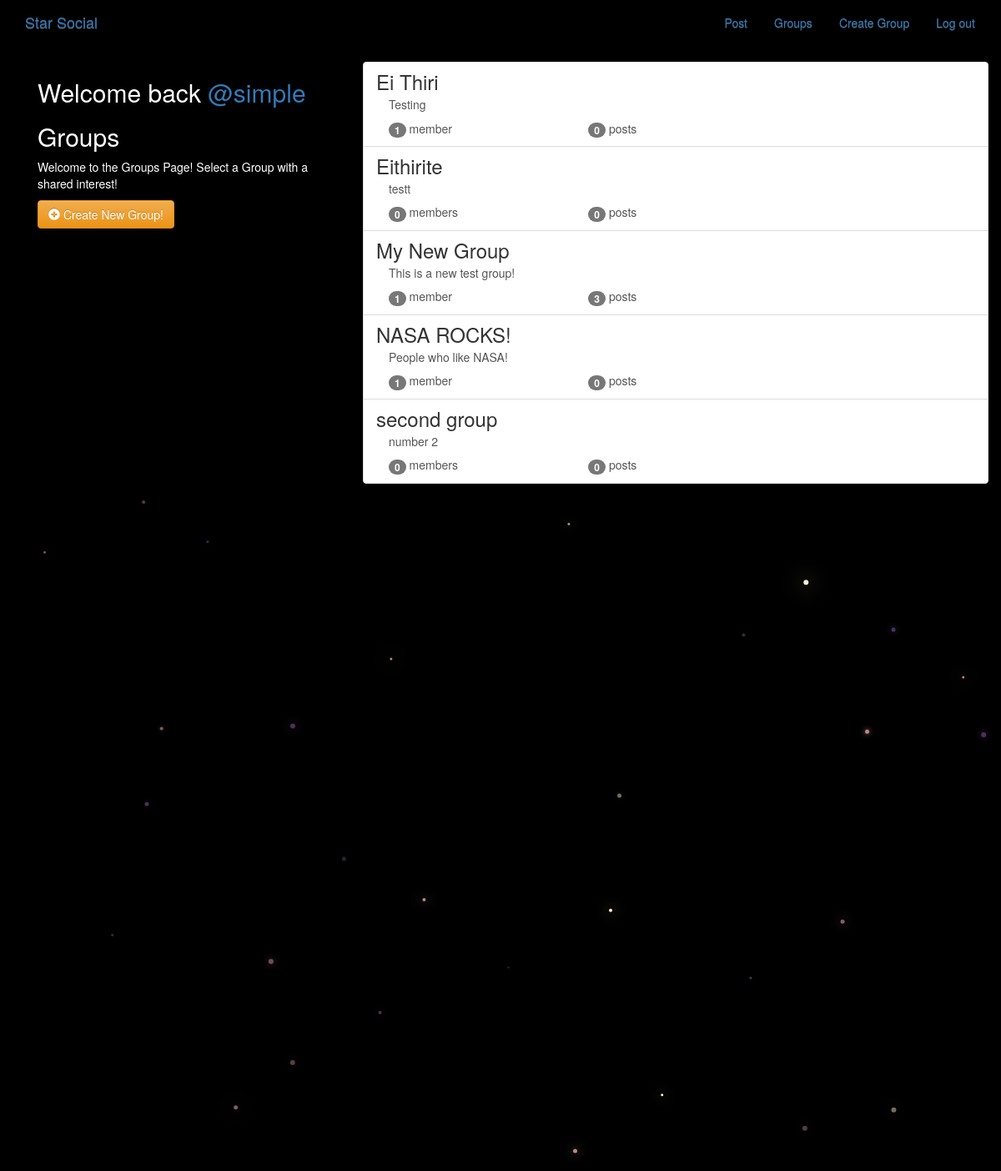
Screenshot of /groups/ (signed in) with the database file from the repository.
### groups/models.py (models this page shows, shortened)
class Group(models.Model):
    name = models.CharField(max_length=255, unique=True)
    slug = models.SlugField(allow_unicode=True, unique=True)
    description = models.TextField(blank=True, default='')
    description_html = models.TextField(editable=False, default='', blank=True)
    members = models.ManyToManyField(User,through="GroupMember")
    class Meta:
        ordering = ["name"]

### groups/views.py (the view)
# urls.py: path('', views.ListGroups.as_view(), name='all'),
class ListGroups(generic.ListView):
    model = Group

### groups/templates/groups/group_list.html
{% extends "groups/group_base.html" %}
{% block pregroup %}
<div class="col-md-4">
	<div class="content">
		{% if user.is_authenticated %}
		<h2>
			Welcome back
			<a href="{% url 'posts:for_user' username=user.username %}">@{{user.username }}</a>
		</h2>
    {% endif %}
			<h2>Groups</h2>
			<p>Welcome to the Groups Page! Select a Group with a shared interest!</p>
	</div>
	{% if user.is_authenticated %}
	<a href="{% url 'groups:create' %}" class="btn btn-md btn-fill btn-warning"><span class="glyphicon glyphicon-plus-sign"></span> Create New Group!</a>
	{% endif %}
</div>
{% endblock %}
{% block group_content %}
<div class="col-md-8">
	<div class="list-group">
		{% for group in object_list %}
		  <a class="list-group-item" href="{% url 'groups:single' slug=group.slug %}">
			     <h3 class="title list-group-item-heading">{{ group.name }}</h3>
			<div class="list-group-item-text container-fluid">
				{{ group.description_html|safe }}
				<div class="row">
					<div class="col-md-4">
						<span class="badge">{{ group.members.count }}</span> member{{ group.members.count|pluralize }}
					</div>
					<div class="col-md-4">
						<span class="badge">{{ group.posts.count }}</span> post{{ group.posts.count|pluralize }}
					</div>
				</div>
			</div>
		</a>
		{% endfor %}
	</div>
</div>
{% endblock %}

### static/simplesocial/css/master.css (style rules this page uses)
body { margin: 0; overflow: hidden; background-color: black; color:white; }

### rows the page displays
Group: name "Ei Thiri", description_html "Testing", members.count "1", posts.count "0"
Group: name "Eithirite", description_html "testt", members.count "0", posts.count "0"
Group: name "My New Group", description_html "This is a new test group!", members.count "1", posts.count "3"
Group: name "NASA ROCKS!", description_html "People who like NASA!", members.count "1", posts.count "0"
Group: name "second group", description_html "number 2", members.count "0", posts.count "0"

### other values shown
{{ user.username }} "simple"
